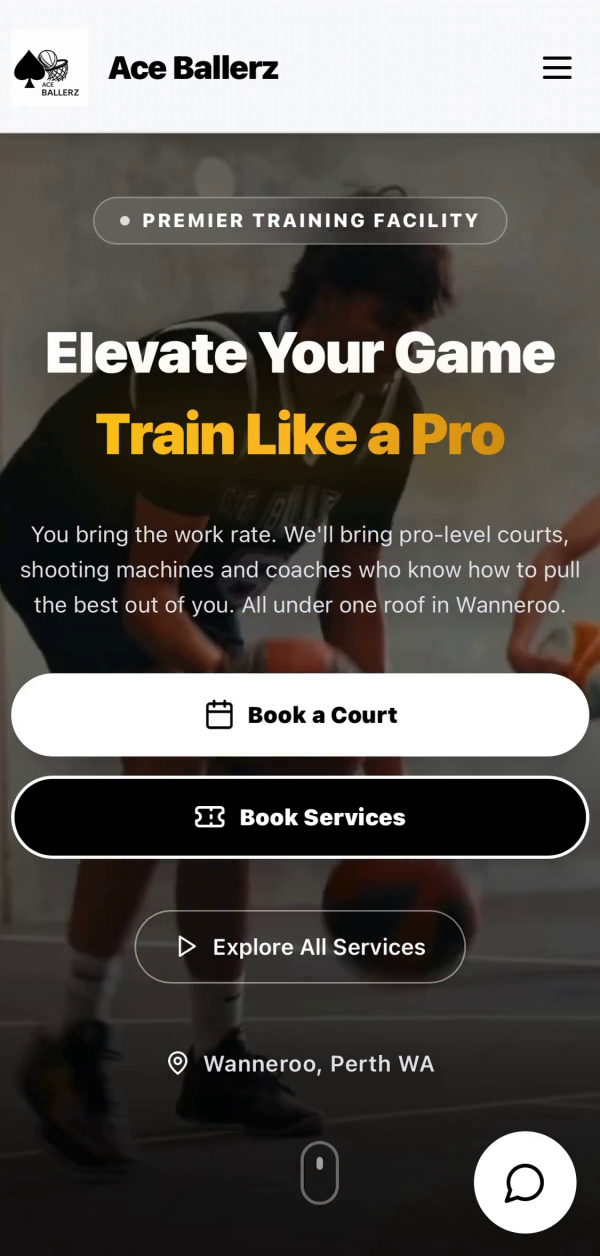
#> input picture frame 7 of tools/social-video/pages/n1_v.mp4, 1200 x 2512 px, given in place of n1.mp4, which was not available (shown at 1/2 size)
$ python page.py
#> lines starting #> are read from the running program, lines starting #| are printed output that depends on the picture
"""Stitch each screen recording into one tall page image.

The recordings scroll by hand: they stall, flick, and change speed, and any
resampling of them inherits that. Instead, estimate the vertical offset between
consecutive frames, paste only the newly revealed strip, and end up with a
single continuous page. The scroll is then something we drive ourselves at a
rate we choose, so it can be perfectly smooth.
"""
import cv2, numpy as np, os, sys, json

FOOT = 0.11        # skip floating bottom UI (chat bubbles, scroll hints)
MINA = 0.14        # never take a strip from above this fraction of the frame

def offsets(path):
    """per-frame vertical scroll in source pixels, by template match"""
#> called with path = '../sites/n1.mp4'
    cap = cv2.VideoCapture(path); prev = None; out = []
    while True:
        ok, fr = cap.read()
#> fr is the input picture: shape (2512, 1200, 3); mean B, G, R 82.9, 87.6, 91.3
        if not ok: break
        g = cv2.cvtColor(cv2.resize(fr, (0,0), fx=.5, fy=.5), cv2.COLOR_BGR2GRAY)
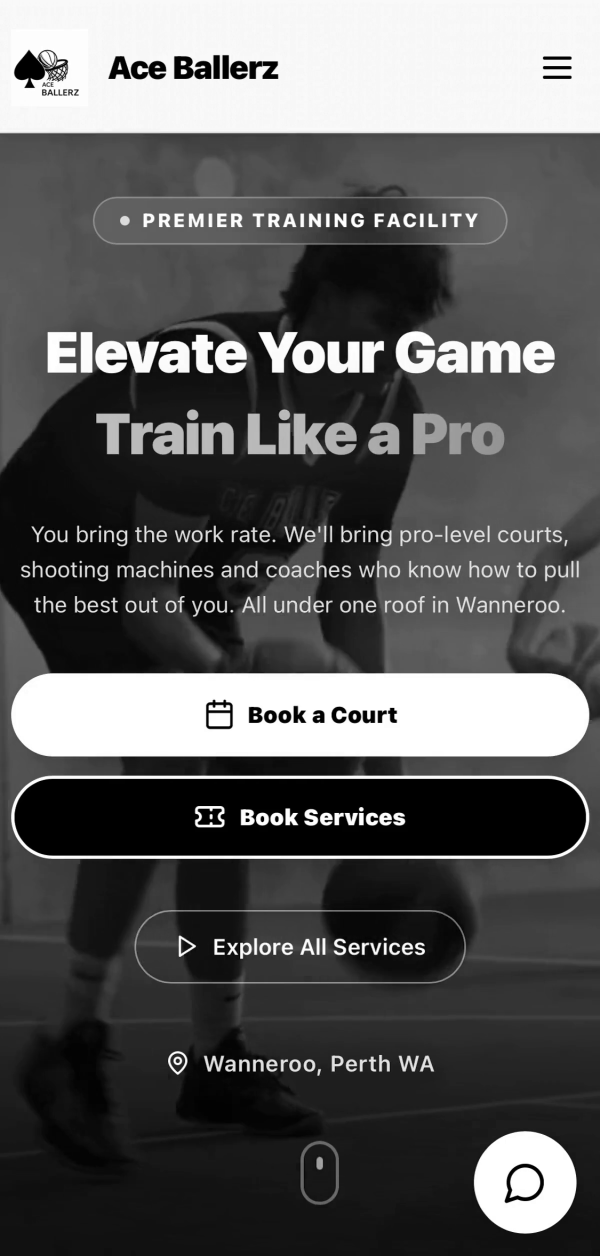
#> g: shape (1256, 600); min 0, max 255, mean 88.2
        if prev is None:
            out.append(0)
        else:
            h, w = g.shape
            y0, bh = int(h*.52), int(h*.16)
            band = prev[y0:y0+bh, int(w*.16):int(w*.84)]
            strip = g[:, int(w*.16):int(w*.84)]
            r = cv2.matchTemplate(strip, band, cv2.TM_CCOEFF_NORMED)
            by = int(np.argmax(r)); peak = float(r[by, 0])
            dy = y0 - by
            out.append(dy*2 if (peak > .55 and 0 <= dy <= h*.45) else 0)
        prev = g
    cap.release()
    return out

def stitch(path, dst):
    dy = offsets(path)
    cap = cv2.VideoCapture(path)
    ok, f0 = cap.read()
    H, W = f0.shape[:2]
    foot, mina = int(H*(1-FOOT)), int(H*MINA)
    total = int(sum(dy)) + H
    page = np.zeros((total, W, 3), np.uint8)
    page[:H] = f0
    off = 0; i = 1; last = f0
    while True:
        ok, fr = cap.read()
        if not ok: break
        last = fr
        d = dy[i] if i < len(dy) else 0
        if d > 0:
            off += d
            a = max(mina, foot - d)               # strip of freshly revealed page
            page[off+a:off+foot] = fr[a:foot]
        i += 1
    cap.release()
    page[off+foot:off+H] = last[foot:H]             # tail of the final frame
    page = page[:off+H]
    cv2.imwrite(dst, page, [cv2.IMWRITE_PNG_COMPRESSION, 6])
    return page.shape[0], H

if __name__ == "__main__":
    meta = {}
    for n in ["n1","n2","n3","n4","n5"]:
        ph, fh = stitch(f"../sites/{n}.mp4", f"pages/{n}.png")
        meta[n] = ph
        print(f"{n}: page {ph}px  ({ph/fh:.2f} viewports)")
    json.dump(meta, open("pages/meta.json","w"))

$ run again, starting later in the video
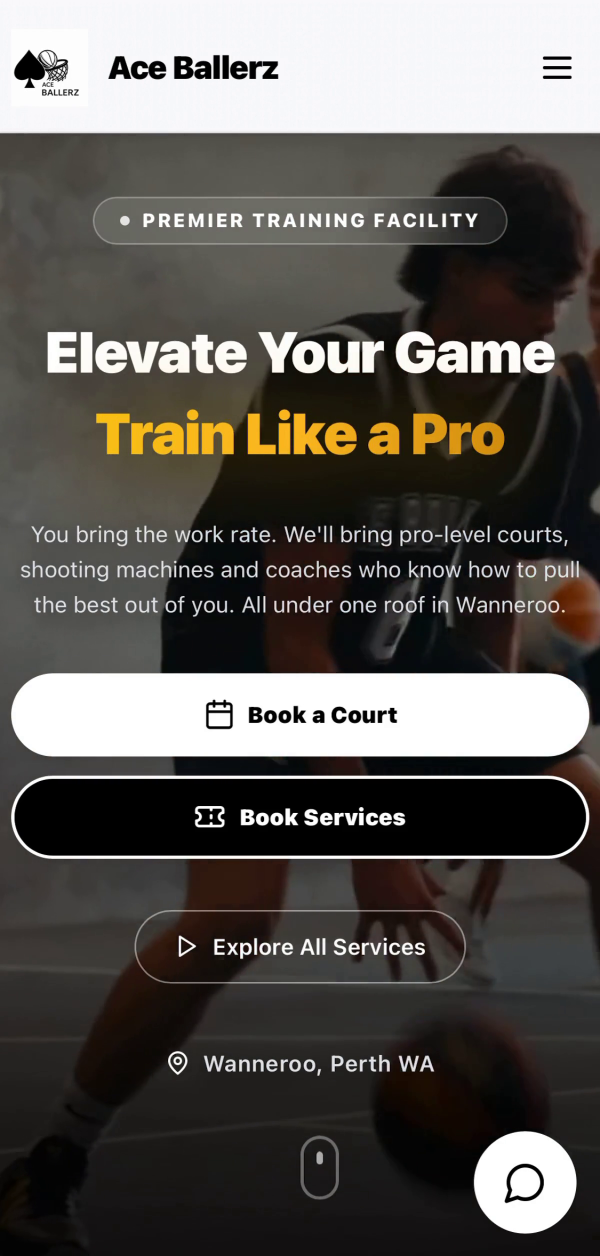
#> input picture frame 33 of tools/social-video/pages/n1_v.mp4, 1200 x 2512 px, given in place of n1.mp4, which was not available (shown at 1/2 size)
#> in offsets, fr is the input picture: shape (2512, 1200, 3); mean B, G, R 81.8, 86, 89.5
#> in offsets, `g = cv2.cvtColor(cv2.resize(fr, (0,0), fx=.5, fy=.5), cv2.COLOR_BGR2GR..`:
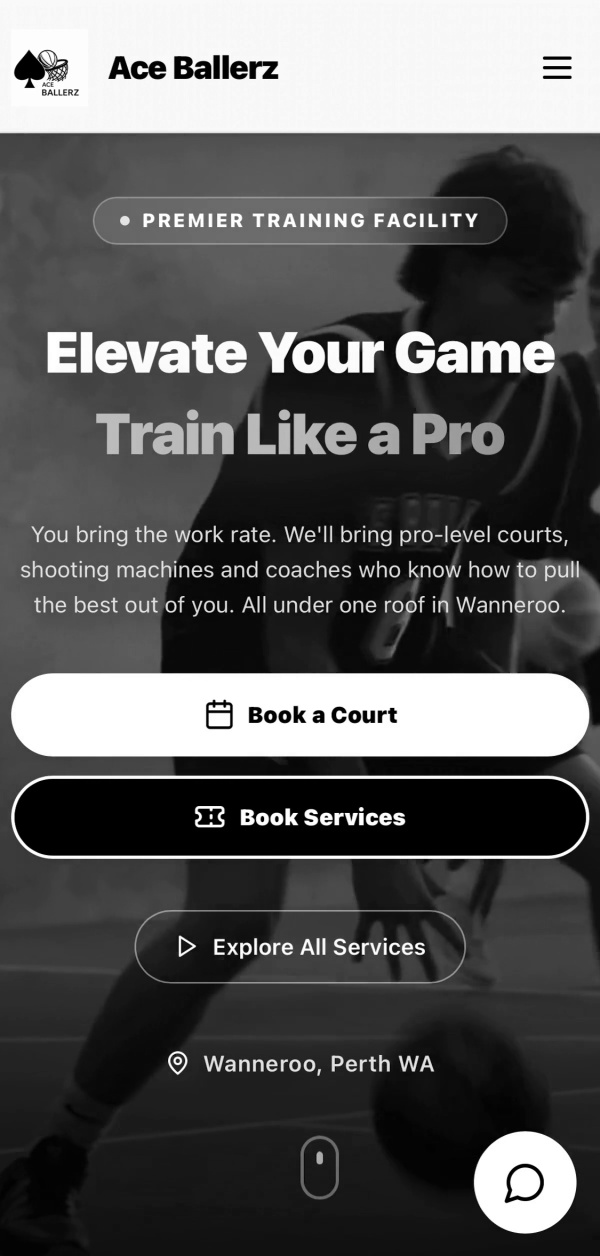
#> g: shape (1256, 600); min 0, max 255, mean 86.7

$ run again, starting later in the video
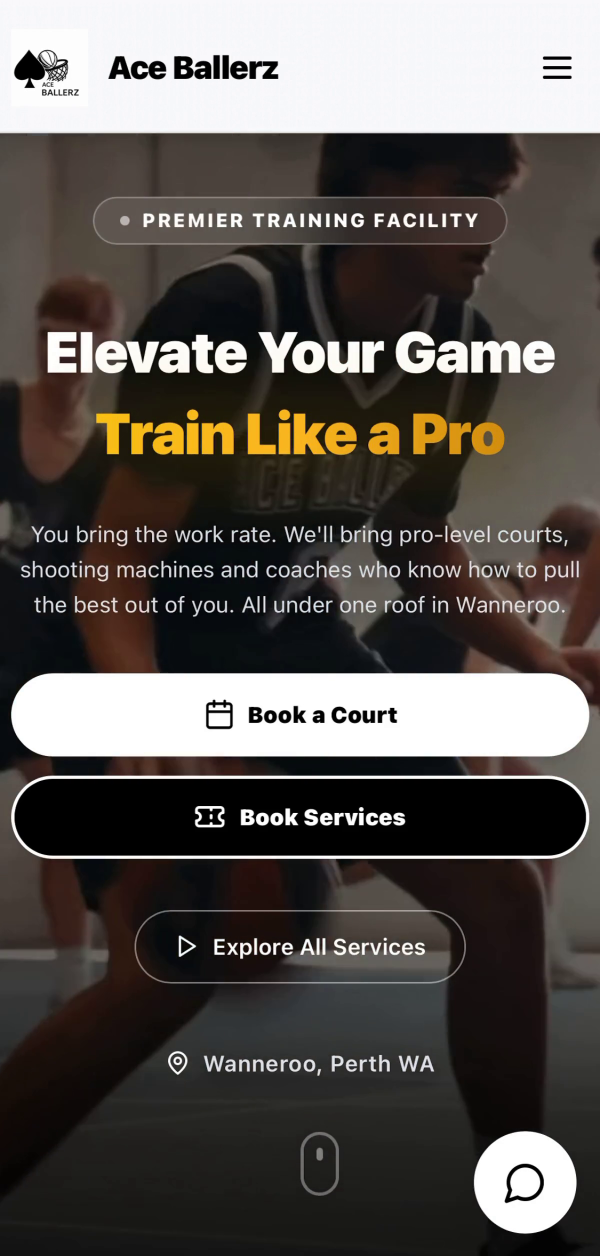
#> input picture frame 60 of tools/social-video/pages/n1_v.mp4, 1200 x 2512 px, given in place of n1.mp4, which was not available (shown at 1/2 size)
#> in offsets, fr is the input picture: shape (2512, 1200, 3); mean B, G, R 78.9, 82.9, 87.8
#> in offsets, `g = cv2.cvtColor(cv2.resize(fr, (0,0), fx=.5, fy=.5), cv2.COLOR_BGR2GR..`:
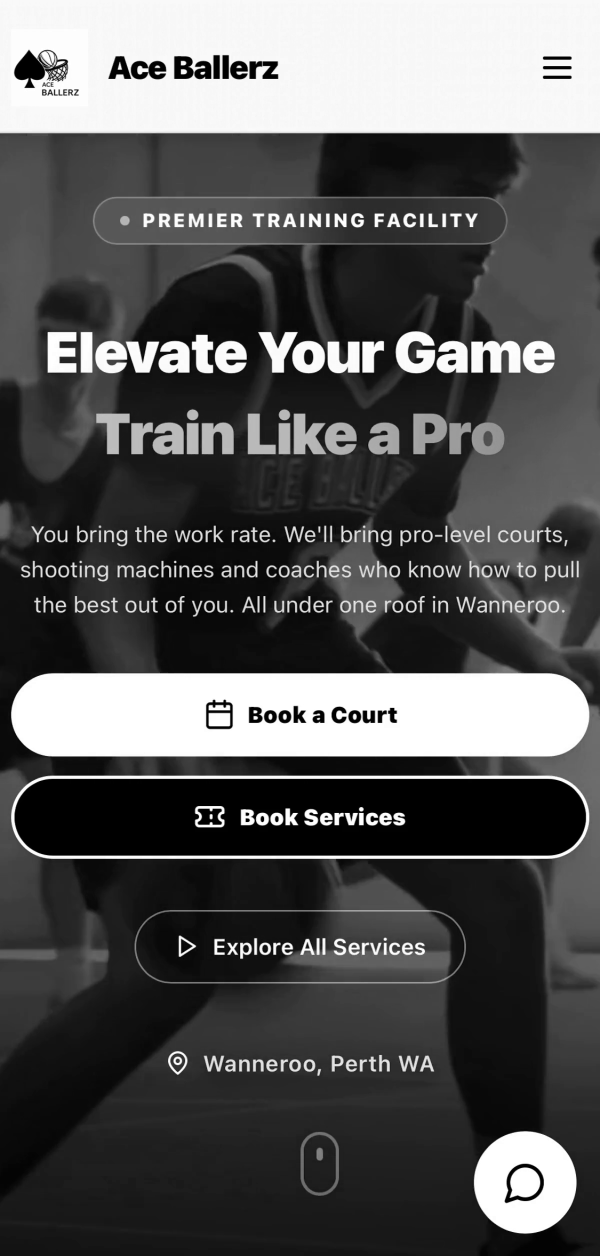
#> g: shape (1256, 600); min 0, max 255, mean 84
